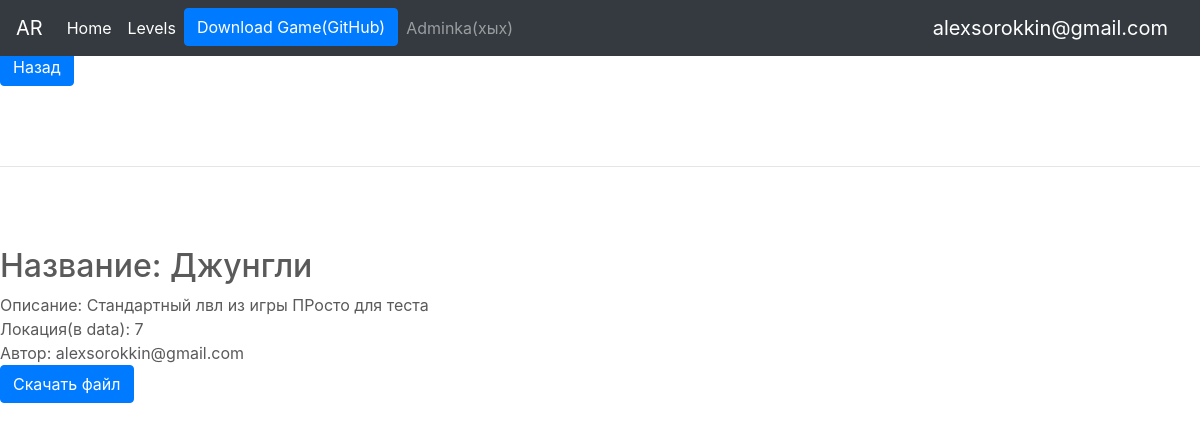
Screenshot of /levels/4 (signed in) with the database file from the repository.
### tables this page shows
CREATE TABLE users 
                            (id INTEGER PRIMARY KEY AUTOINCREMENT, 
                             user_name VARCHAR(50),
                             password_hash VARCHAR(128)
                             );

CREATE TABLE posts 
                            (id INTEGER PRIMARY KEY AUTOINCREMENT, 
                             title VARCHAR(100),
                             content VARCHAR(1000),
                             level_img VARCHAR(100),
                             level1 TEXT,
                             user_id INTEGER
                             );

### main.py (the view)
@app.route('/levels/<int:news_id>',  methods=['GET', 'DELETE', "POST"])
def get_one_news(news_id):
    if request.method == 'POST':
        news.delete(news_id)
        return redirect('/news')
    if request.method == 'GET':
        new = news.get(news_id)
        author = user_model.get(new[5])
        author = author[1]
        return render_template('one_level.html', item=new, author=author)

### main.py (called while the page is built)
    def get(self, news_id):
        cursor = self.connection.cursor()
        cursor.execute("SELECT * FROM posts WHERE id = ?", ([str(news_id)]))
        row = cursor.fetchone()
        return row

    def get(self, user_id):
        cursor = self.connection.cursor()
        cursor.execute("SELECT * FROM users WHERE id = ?", [str(user_id)])
        row = cursor.fetchone()
        return row

### templates/one_level.html (shortened to what this page needs)
{% extends "base1.html" %}
{% block content %}
<body>
<a class="btn btn-primary" href="/levels" role="button">Назад</a>
<hr class="featurette-divider">
        <h2>Название: {{item[1]}}</h2>
        <div>Описание: {{item[2]}}</div>
<div>Локация(в data): {{item[3]}}</div>
<div>Автор: {{author}}</div>
<a class="btn btn-primary" href="/static/levels/{{item[0]}}.txt" download="" role="button">Скачать файл</a>
</body>
{% endblock %}

### templates/base1.html (shortened to what this page needs)
<!doctype html>
<html lang="en">
  <head>
    <link rel="stylesheet" href="https://stackpath.bootstrapcdn.com/bootstrap/4.3.1/css/bootstrap.min.css">
    <link href="static/carousel.css" rel="stylesheet">
  </head>
  <body>
    <header>
      <nav class="navbar navbar-expand-md navbar-dark fixed-top bg-dark">
        <a class="navbar-brand" href="/index">AR</a>
        <div class="collapse navbar-collapse" id="navbarCollapse">
          <ul class="navbar-nav mr-auto">
            <li class="nav-item active">
              <a class="nav-link" href="/index">Home <span class="sr-only">(current)</span></a>
            </li>
            <li class="nav-item active">
              <a class="nav-link" href="/levels">Levels <span class="sr-only">(current)</span></a>
            </li>
            <li class="nav-item active">
              <a class="btn btn-primary" href="https://github.com/AlexSorokkin/WebServer" role="button">Download Game(GitHub)</a>
              {% if "username" in session %}
              {% if session["username"] == "alexsorokkin@gmail.com"%}
            </li>
              <a class="nav-link" href="/adminka_for_me_only_jester">Adminka(хых) <span class="sr-only">(current)</span></a>
              {% endif %}
              {% endif %}
          </ul>
            {% if "username" in session %}
            <a class="navbar-brand" href="/logout">{{session['username']}}</a>
            {% endif %}
        </div>
      </nav>
    </header>
{% block content %}{% endblock %}
  </body>
</html>

### static/carousel.css (style rules this page uses)
body { padding-top: 3rem; padding-bottom: 3rem; color: #5a5a5a; }
.featurette-divider { margin: 5rem 0; }

### rows the page displays
users: username "alexsorokkin@gmail.com", user_name "alexsorokkin@gmail.com"
posts: title "Джунгли", content "Стандартный лвл из игры ПРосто для теста", level_img "7"
